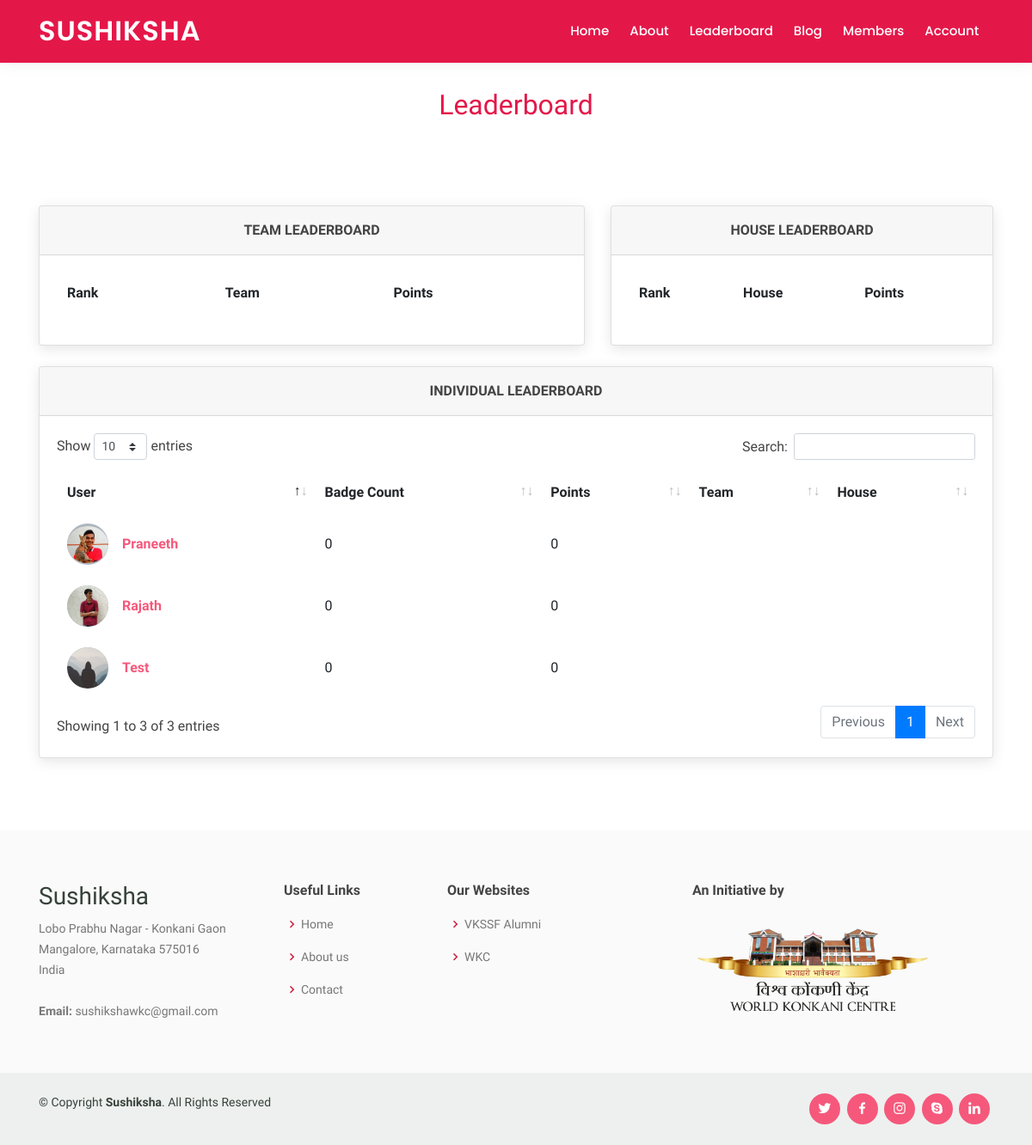
The app's page /user/leaderboard/ (signed in), older data.
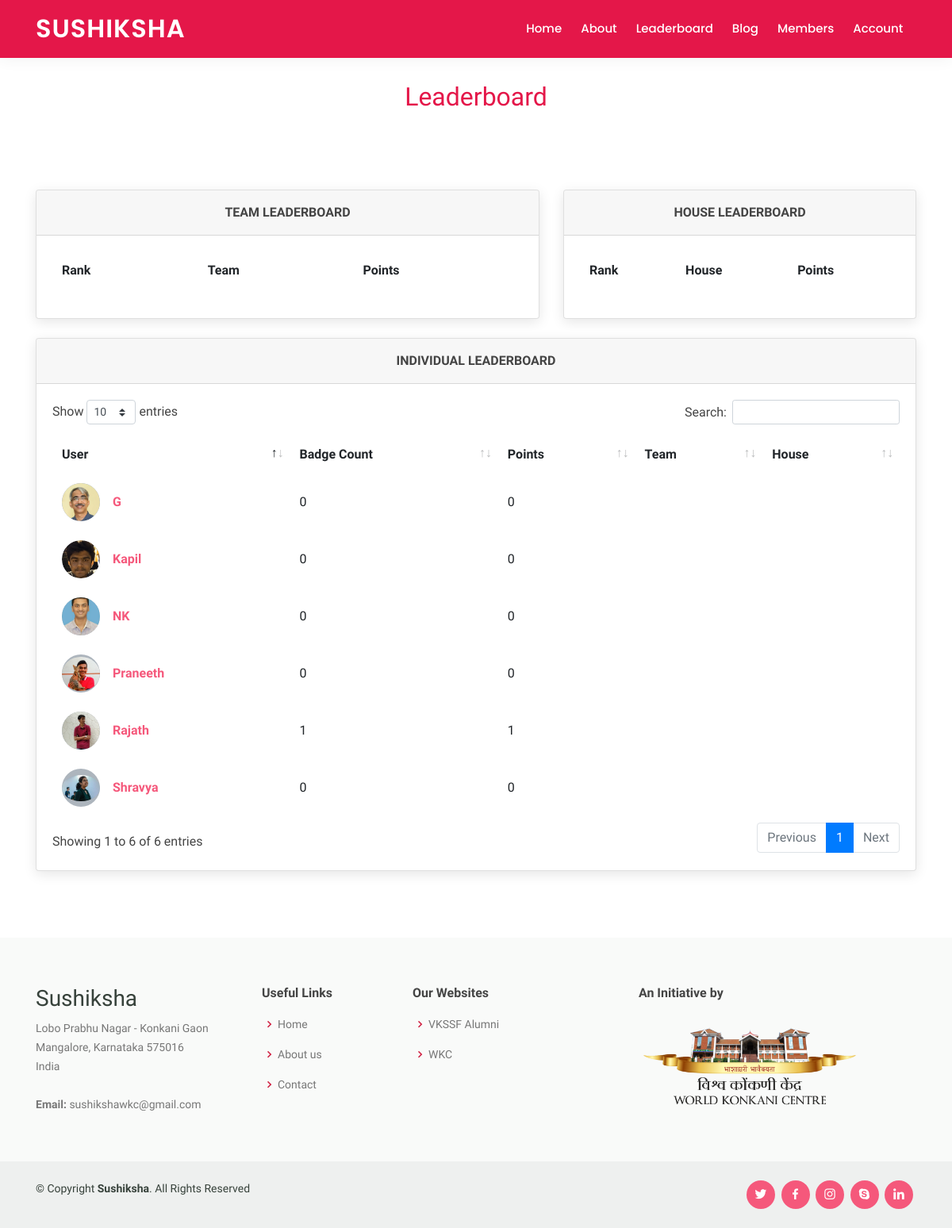
The same page, newer data.
### users/models.py (models this page shows, shortened)
class Profile(models.Model):
    user = models.OneToOneField(User, on_delete=models.CASCADE)
    image = models.ImageField(default='default.jpg', upload_to='profile_pics')
    role = models.BooleanField(default=False)
    batch = models.CharField(max_length=10, choices=BATCH, default="2019")
    name = models.CharField(max_length=100, default=None, blank=True, null=True)
    phone = models.PositiveBigIntegerField(default=None, blank=True, null=True)
    college = models.CharField(max_length=300, default=None, blank=True, null=True)
    profession = models.CharField(max_length=100, default=None, blank=True, null=True)
    address = models.TextField(default=None, blank=True, null=True)
    guidance = models.TextField(default=None, blank=True, null=True)
    linkedin = models.URLField(default=None, blank=True, null=True)
    instagram = models.URLField(default=None, blank=True, null=True)
    twitter = models.URLField(default=None, blank=True, null=True)
    github = models.URLField(default=None, blank=True, null=True)
    okr = models.URLField(default=None, blank=True, null=True)
    facebook = models.URLField(default=None, blank=True, null=True)
    def get_absolute_url(self):
        return reverse('user-detail', kwargs={'pk': self.user.pk})
    def get_point(self):
        point = self.user.reward_set.aggregate(Sum('badges__points'))['badges__points__sum']
        if point:
            return point
        else:
            return 0
    def get_team_name(self):
        team = self.teams_set.first()
        if team:
            return team.name
        else:
            return ''
    def get_house_name(self):
        team = self.teams_set.first()
        if team:
            team = team.house_set.first()
            if team:
                return team.name
            else:
                return ''
        else:
            return ''
    @property
    def get_number_of_badges(self):
        return self.user.reward_set.count()

### users/views.py (the view)
# urls.py: path('leaderboard/', views.leader, name='leaderboard'),
@login_required
def leader(request):
    data = Profile.objects.all()
    house = House.objects.all()
    team = Teams.objects.all()
    get_house_data(houses=house)
    get_team_data(teams=team)
    team = team.order_by('-points')
    house = house.order_by('-points')
    context = {
        'data': data,
        'house': house,
        'teams': team,
        'title': 'Leaderboard'
    }
    return render(request, 'leader.html', context=context)

### users/utils.py (called while the page is built)
def get_house_data(houses):
    for house in houses:
        house.points = get_house_points(house)
        house.save()

def get_team_data(teams):
    for team in teams:
        team.points = get_team_points(team)
        team.save()

### templates/leader.html (shortened to what the changed rows need)
{% extends 'base.html' %}
{% load static %}
{% block main_style %}
    <link href="{% static 'assets/css/sb-admin-2.min.css' %}" rel="stylesheet">
    <link href="{% static 'assets/vendor/datatables/dataTables.bootstrap4.min.css' %}" rel="stylesheet">
{% endblock main_style %}
{% block content %}
    <main id="main">
        <div class="breadcrumbs" data-aos="fade-in">
            <div class="container">
                <h2>Leaderboard</h2>
            </div>
        </div>
        <section id="" class="profile">
            <div class="container" data-aos="fade-up">
                <div class="row" data-aos="zoom-in" data-aos-delay="100">
                    <div class="col-lg-7">
                        <div class="card mb-4">
                            <div class="card-body">
                                <div class="table-responsive">
                                    <table class="table table-borderless">
                                        <thead>
                                        <tr class="font-weight-bold">
                                            <th>Rank</th>
                                            <th>Team</th>
                                            <th>Points</th>
                                        </tr>
                                        </thead>
                                    </table>
                                </div>
                            </div>
                        </div>
                    </div>
                    <div class="col-lg-5">
                        <div class="card mb-4">
                            <div class="card-body">
                                <div class="table-responsive">
                                    <table class="table table-borderless">
                                        <thead>
                                        <tr class="font-weight-bold">
                                            <th>Rank</th>
                                            <th>House</th>
                                            <th>Points</th>
                                        </tr>
                                        </thead>
                                    </table>
                                </div>
                            </div>
                        </div>
                    </div>
                    <div class="col-lg-12">
                        <div class="card mb-4">
                            <div class="card-body">
                                <div class="table-responsive">
                                    <table class="table table-borderless" id="dataTable" width="100%" cellspacing="0">
                                        <thead>
                                        <tr>
                                            <th>User</th>
                                            <th>Badge Count</th>
                                            <th>Points</th>
                                            <th>Team</th>
                                            <th>House</th>
                                        </tr>
                                        </thead>
                                        <tbody>
                                        {% for entry in data %}
                                            <tr>
                                                <td >
                                                    <div class="media align-items-center">
                                                        <a href="{{ entry.get_absolute_url }}" class="avatar rounded-circle mr-3">
                                                            <img src="{{ entry.image.url }}" alt="{{ entry.user.username }}" title="{{ entry.user.username }}">
                                                        </a>
                                                        <div class="media-body">
                                                            <a href="{{ entry.get_absolute_url }}"><span class="mb-0 text-sm font-weight-bold">{{ entry.user.username }}</span></a>
                                                        </div>
                                                    </div>
                                                </td>
                                                <td>{{ entry.get_number_of_badges }}</td>
                                                <td>{{ entry.get_point }}</td>
                                            <td>{{ entry.get_team_name }}</td>
                                            <td>{{ entry.get_house_name }}</td>
                                            </tr>
                                        {% endfor %}
                                        </tbody>
                                    </table>
                                </div>
                            </div>
                        </div>
                    </div>
                </div>
            </div>
        </section>
    </main>
{% endblock content %}

Row changes from the older to the newer data that the page shows:
removed Profile: image (placeholder picture), user.username "Test", get_number_of_badges "0", get_point "0"
computed for Profile "Rajath": get_number_of_badges "0" → "1"; get_point "0" → "1"
added Profile: image (picture), user.username "G", get_number_of_badges "0", get_point "0"
added Profile: image (picture), user.username "Kapil", get_number_of_badges "0", get_point "0"
added Profile: image (picture), user.username "Shravya", get_number_of_badges "0", get_point "0"
added Profile: image (picture), user.username "NK", get_number_of_badges "0", get_point "0"
Text that changed along with them:
text written by a page script: "Show entries Search: Showing 1 to 3 of 3 entries Previous 1 Next" → "Show entries Search: Showing 1 to 6 of 6 entries Previous 1 Next"
